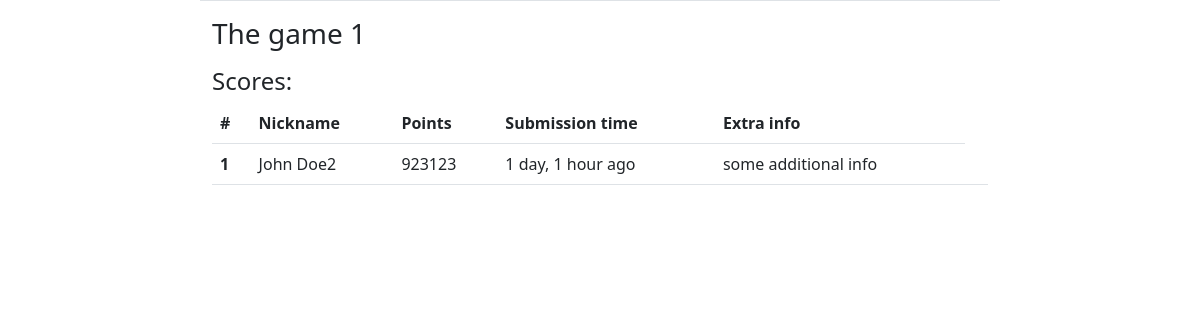
Before: /leaderboards/scores/7d0af2c9-00bc-442b-a5b6-7ae29a98d3d5/ with the older database file.
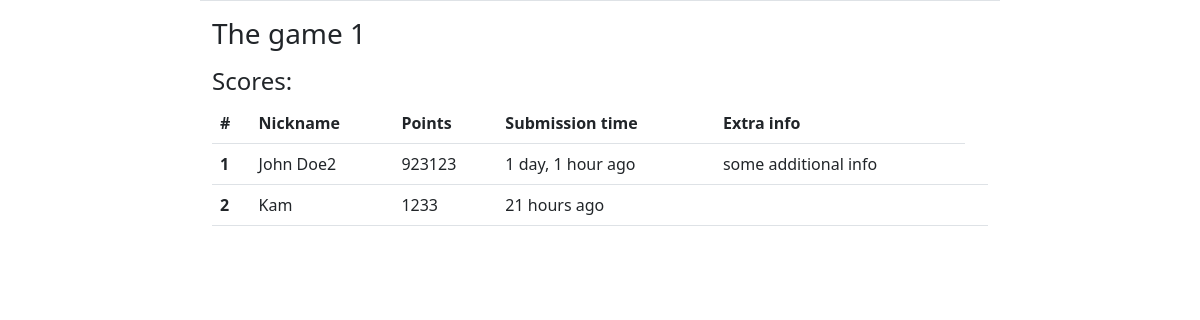
After: the same page with the newer database file.
### leaderboards/models.py (models this page shows, shortened)
class Score(models.Model):
    leaderboard = models.ForeignKey(Leaderboard, on_delete=models.CASCADE)
    name = models.CharField(max_length=20)
    points = models.IntegerField()
    submitted_date = models.DateTimeField()
    player_id = models.CharField(max_length=50)
    extra = models.CharField(max_length=50)

### leaderboards/views.py (the view)
# urls.py: path('scores/<str:public_key>/', ScoreList.as_view(), name='score-list'),
class ScoreList(generic.ListView):
    template_name = 'leaderboards/score_list.html'
    context_object_name = 'scores'
    def get_queryset(self):
        return Score.objects.filter(leaderboard__public_key=self.kwargs['public_key'])
    def get_context_data(self, *args, **kwargs):
        public_key = self.kwargs['public_key']
        context = super(ScoreList, self).get_context_data(*args, **kwargs)
        context['hide_navbar'] = True
        try:
            context['leaderboard'] = Leaderboard.objects.get(public_key=public_key)
        except Exception as e:
            print(e)
        if not self.request.session.get('player_id'):
            print('randomizing new player_id')
            self.request.session['player_id'] = get_random_id()
        try:
            current_user_score = Score.objects.get(leaderboard__public_key=public_key,
                                                   player_id=self.request.session.get('player_id'))
            context['current_user_score'] = current_user_score
            position = 999
            count = 1
            for score in Score.objects.filter(leaderboard__public_key=public_key).order_by('-points'):
                if score == current_user_score:
                    position = count
                    break
                count += 1
            context['current_user_position'] = position
        except Exception as e:
            print(e)
        return context

### leaderboards/models.py (called while the page is built)
    def __str__(self):
        return self.name

### leaderboards_project/utils.py (called while the page is built)
def get_random_id():
    import uuid
    return str(uuid.uuid4())

### leaderboards/templates/leaderboards/score_list.html (shortened to what this page needs)
{% extends 'account/base.html' %}
{% block content %}
    {% if leaderboard %}
        <h3 class="mt-3">{{ leaderboard }} </h3>
        <h4 class="mt-3">Scores:</h4>
        <table class="table">
            <thead>
            <tr>
                <th scope="col">#</th>
                <th scope="col">Nickname</th>
                <th scope="col">Points</th>
                <th scope="col">Submission time</th>
                <th scope="col">Extra info</th>
            </tr>
            </thead>
            <tbody>
            {% for score in scores %}
                <tr>
                    <th scope="row">{{ forloop.counter }}</th>
                    <td>{{ score.name }}</td>
                    <td>{{ score.points }}</td>
                    <td>{{ score.submitted_date|timesince }} ago</td>
                    <td>{{ score.extra }}</td>
                    <td></td>
                </tr>
            {% empty %}
                <tr>
                    <td colspan="5">No scores for this leaderboard yet!</td>
                </tr>
            {% endfor %}
            </tbody>
        </table>
    {% else %}
        <div class="d-flex justify-content-center">
            <h3 class="mt-3 border-bottom">Leaderboard with provided public key does not exist!</h3>
        </div>
    {% endif %}
{% endblock %}

Changed rows visible on the page:
added Score: name "Kam", points "1233", submitted_date "21 hours"
